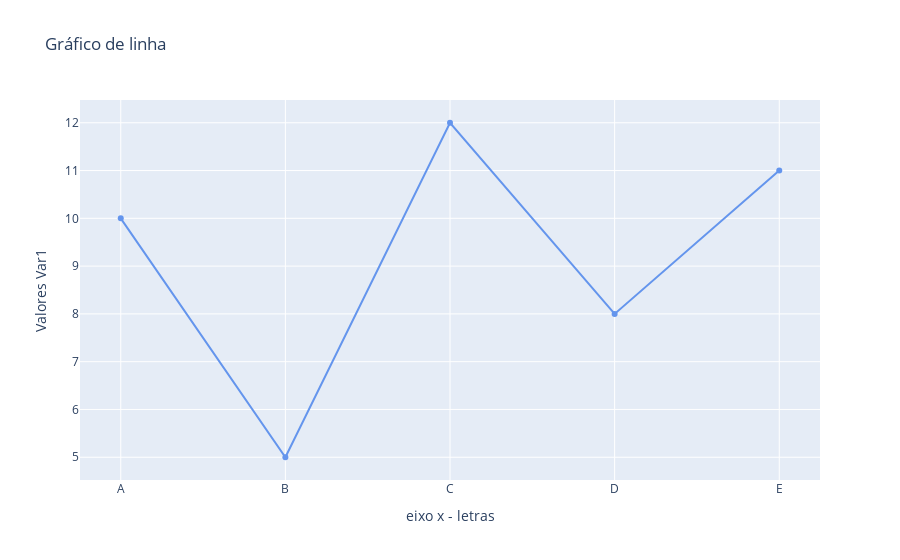

The notebook cell this image was saved under:
### Markdown cell above
### Gráfico de linha

### Code cell
fig = go.Figure(
        data=[  
            go.Scatter(
                name='var1',
                x= list(df['letra'].sort_values()),
                y= list(df['var1']),
                marker_color='CornflowerBlue',
            ),  
            
        ],

layout=go.Layout(title='Gráfico de linha',
                 xaxis_title='eixo x - letras',
                 yaxis_title='Valores Var1'

        )
    )
fig.show()

### Figure 1 — Plotly figure (JSON) as saved in the notebook; plotly's stock layout.template omitted (floating-point values rounded to 4 significant figures)
{"data": [{"marker": {"color": "CornflowerBlue"}, "name": "var1", "type": "scatter", "x": ["A", "B", "C", "D", "E"], "y": [10, 5, 12, 8, 11]}], "layout": {"title": {"text": "Gráfico de linha"}, "xaxis": {"title": {"text": "eixo x - letras"}}, "yaxis": {"title": {"text": "Valores Var1"}}}}
